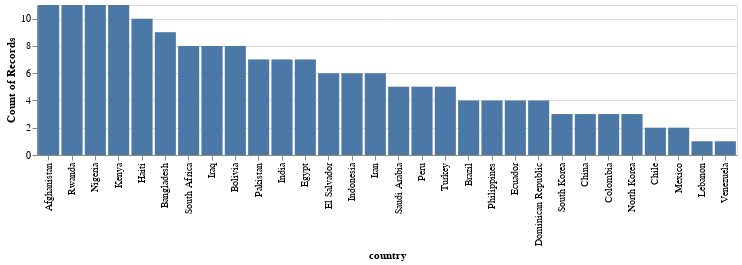

Notebook code for this chart:
### Code cell
short_living_countries = df[df['life_expect']<60]
alx.highlight_point() + alx.countplot(short_living_countries,x='country',width=700)

### Figure 1 — Vega-Lite specification as saved in the notebook (floating-point values rounded to 4 significant figures; data arrays with more than 128 entries replaced by an {"elided": "..."} marker saying what was removed)
{"config": {"view": {"continuousWidth": 400, "continuousHeight": 300}}, "layer": [{"mark": {"type": "bar", "cursor": "pointer"}, "encoding": {"color": {"value": "lightgray"}, "x": {"axis": {}, "field": "country", "sort": ["Afghanistan", "Rwanda", "Nigeria", "Kenya", "Haiti", "Bangladesh", "South Africa", "Iraq", "Bolivia", "Pakistan", "India", "Egypt", "El Salvador", "Indonesia", "Iran", "Saudi Arabia", "Peru", "Turkey", "Brazil", "Philippines", "Ecuador", "Dominican Republic", "South Korea", "China", "Colombia", "North Korea", "Chile", "Mexico", "Lebanon", "Venezuela"]}, "y": {"aggregate": "count", "axis": {}, "field": "country", "type": "quantitative"}}, "name": "view_8"}, {"mark": {"type": "bar", "cursor": "pointer"}, "encoding": {"x": {"axis": {}, "field": "country", "sort": ["Afghanistan", "Rwanda", "Nigeria", "Kenya", "Haiti", "Bangladesh", "South Africa", "Iraq", "Bolivia", "Pakistan", "India", "Egypt", "El Salvador", "Indonesia", "Iran", "Saudi Arabia", "Peru", "Turkey", "Brazil", "Philippines", "Ecuador", "Dominican Republic", "South Korea", "China", "Colombia", "North Korea", "Chile", "Mexico", "Lebanon", "Venezuela"]}, "y": {"aggregate": "count", "axis": {}, "field": "country", "type": "quantitative"}}, "transform": [{"filter": {"param": "ALX_SELECTION_click_FILTER"}}]}], "data": {"name": "data-610b64d060f1d1040d1712490819a44a"}, "height": 150, "params": [{"name": "ALX_SELECTION_click_FILTER", "select": {"type": "point", "encodings": ["y"], "fields": ["country"]}, "views": ["view_8"]}], "width": 700, "$schema": "https://vega.github.io/schema/vega-lite/v5.2.0.json", "datasets": {"data-610b64d060f1d1040d1712490819a44a": {"elided": "175 records"}}}
